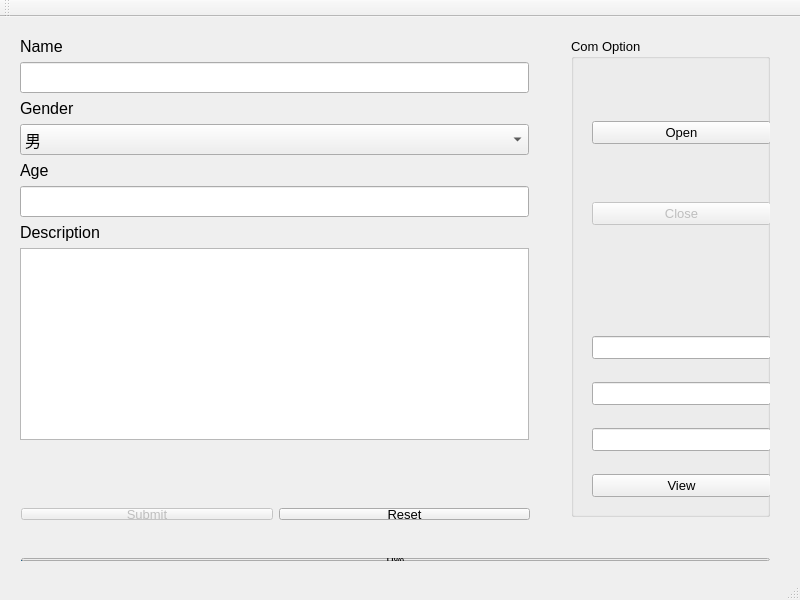
<?xml version="1.0" encoding="UTF-8"?>
<ui version="4.0">
 <class>MainWindow</class>
 <widget class="QMainWindow" name="MainWindow">
  <property name="geometry">
   <rect>
    <x>0</x>
    <y>0</y>
    <width>800</width>
    <height>600</height>
   </rect>
  </property>
  <property name="windowTitle">
   <string>Pulsation Collecting Panel - UESTC</string>
  </property>
  <widget class="QWidget" name="centralWidget">
   <widget class="QWidget" name="gridLayoutWidget_2">
    <property name="geometry">
     <rect>
      <x>560</x>
      <y>10</y>
      <width>221</width>
      <height>501</height>
     </rect>
    </property>
    <layout class="QGridLayout" name="gridLayout_3">
     <item row="0" column="0">
      <widget class="QGroupBox" name="groupBox">
       <property name="font">
        <font>
         <family>Arial</family>
         <pointsize>10</pointsize>
        </font>
       </property>
       <property name="title">
        <string>Com Option</string>
       </property>
       <widget class="QWidget" name="gridLayoutWidget_3">
        <property name="geometry">
         <rect>
          <x>10</x>
          <y>20</y>
          <width>201</width>
          <height>231</height>
         </rect>
        </property>
        <layout class="QGridLayout" name="gridLayout_5">
         <item row="1" column="0">
          <widget class="QPushButton" name="closeBtn">
           <property name="enabled">
            <bool>false</bool>
           </property>
           <property name="font">
            <font>
             <family>Arial</family>
             <pointsize>10</pointsize>
            </font>
           </property>
           <property name="text">
            <string>Close</string>
           </property>
          </widget>
         </item>
         <item row="0" column="0">
          <widget class="QPushButton" name="openBtn">
           <property name="font">
            <font>
             <family>Arial</family>
             <pointsize>10</pointsize>
            </font>
           </property>
           <property name="text">
            <string>Open</string>
           </property>
          </widget>
         </item>
        </layout>
       </widget>
       <widget class="QWidget" name="gridLayoutWidget_4">
        <property name="geometry">
         <rect>
          <x>10</x>
          <y>270</y>
          <width>201</width>
          <height>221</height>
         </rect>
        </property>
        <layout class="QGridLayout" name="gridLayout">
         <item row="1" column="0">
          <widget class="QLineEdit" name="pulsation2">
           <property name="readOnly">
            <bool>true</bool>
           </property>
          </widget>
         </item>
         <item row="2" column="0">
          <widget class="QLineEdit" name="pulsation3">
           <property name="readOnly">
            <bool>true</bool>
           </property>
          </widget>
         </item>
         <item row="0" column="0">
          <widget class="QLineEdit" name="pulsation1">
           <property name="readOnly">
            <bool>true</bool>
           </property>
          </widget>
         </item>
         <item row="3" column="0">
          <widget class="QPushButton" name="viewBtn">
           <property name="enabled">
            <bool>true</bool>
           </property>
           <property name="text">
            <string>View</string>
           </property>
          </widget>
         </item>
        </layout>
       </widget>
      </widget>
     </item>
    </layout>
   </widget>
   <widget class="QWidget" name="formLayoutWidget">
    <property name="geometry">
     <rect>
      <x>9</x>
      <y>9</y>
      <width>531</width>
      <height>461</height>
     </rect>
    </property>
    <layout class="QFormLayout" name="formLayout">
     <property name="rowWrapPolicy">
      <enum>QFormLayout::WrapAllRows</enum>
     </property>
     <item row="0" column="0">
      <widget class="QLabel" name="nameLabel">
       <property name="font">
        <font>
         <family>Arial</family>
         <pointsize>12</pointsize>
        </font>
       </property>
       <property name="text">
        <string>Name</string>
       </property>
      </widget>
     </item>
     <item row="0" column="1">
      <widget class="QLineEdit" name="nameLineEdit">
       <property name="font">
        <font>
         <family>宋体</family>
         <pointsize>12</pointsize>
        </font>
       </property>
      </widget>
     </item>
     <item row="1" column="0">
      <widget class="QLabel" name="genderLabel">
       <property name="font">
        <font>
         <family>Arial</family>
         <pointsize>12</pointsize>
        </font>
       </property>
       <property name="text">
        <string>Gender</string>
       </property>
      </widget>
     </item>
     <item row="1" column="1">
      <widget class="QComboBox" name="genderComboBox">
       <property name="font">
        <font>
         <family>宋体</family>
         <pointsize>12</pointsize>
        </font>
       </property>
       <item>
        <property name="text">
         <string>男</string>
        </property>
       </item>
       <item>
        <property name="text">
         <string>女</string>
        </property>
       </item>
      </widget>
     </item>
     <item row="2" column="0">
      <widget class="QLabel" name="ageLabel">
       <property name="font">
        <font>
         <family>Arial</family>
         <pointsize>12</pointsize>
        </font>
       </property>
       <property name="text">
        <string>Age</string>
       </property>
      </widget>
     </item>
     <item row="2" column="1">
      <widget class="QLineEdit" name="ageLineEdit">
       <property name="font">
        <font>
         <family>宋体</family>
         <pointsize>12</pointsize>
        </font>
       </property>
      </widget>
     </item>
     <item row="3" column="0">
      <widget class="QLabel" name="descriptionLabel">
       <property name="font">
        <font>
         <family>Arial</family>
         <pointsize>12</pointsize>
        </font>
       </property>
       <property name="text">
        <string>Description</string>
       </property>
      </widget>
     </item>
     <item row="3" column="1">
      <widget class="QTextEdit" name="DescTextEdit">
       <property name="sizePolicy">
        <sizepolicy hsizetype="Expanding" vsizetype="Expanding">
         <horstretch>0</horstretch>
         <verstretch>0</verstretch>
        </sizepolicy>
       </property>
       <property name="font">
        <font>
         <family>宋体</family>
         <pointsize>12</pointsize>
        </font>
       </property>
      </widget>
     </item>
    </layout>
   </widget>
   <widget class="QWidget" name="gridLayoutWidget">
    <property name="geometry">
     <rect>
      <x>10</x>
      <y>480</y>
      <width>531</width>
      <height>34</height>
     </rect>
    </property>
    <layout class="QGridLayout" name="gridLayout_4">
     <item row="0" column="0">
      <widget class="QPushButton" name="submitBtn">
       <property name="enabled">
        <bool>false</bool>
       </property>
       <property name="font">
        <font>
         <family>Arial</family>
         <pointsize>10</pointsize>
        </font>
       </property>
       <property name="text">
        <string>Submit</string>
       </property>
      </widget>
     </item>
     <item row="0" column="1">
      <widget class="QPushButton" name="resetBtn">
       <property name="enabled">
        <bool>true</bool>
       </property>
       <property name="font">
        <font>
         <family>Arial</family>
         <pointsize>10</pointsize>
        </font>
       </property>
       <property name="text">
        <string>Reset</string>
       </property>
      </widget>
     </item>
    </layout>
   </widget>
   <widget class="QWidget" name="gridLayoutWidget_5">
    <property name="geometry">
     <rect>
      <x>10</x>
      <y>530</y>
      <width>771</width>
      <height>25</height>
     </rect>
    </property>
    <layout class="QGridLayout" name="gridLayout_2">
     <item row="0" column="0">
      <widget class="QProgressBar" name="progressBar">
       <property name="value">
        <number>0</number>
       </property>
      </widget>
     </item>
    </layout>
   </widget>
  </widget>
  <widget class="QToolBar" name="mainToolBar">
   <attribute name="toolBarArea">
    <enum>TopToolBarArea</enum>
   </attribute>
   <attribute name="toolBarBreak">
    <bool>false</bool>
   </attribute>
  </widget>
  <widget class="QStatusBar" name="statusBar"/>
 </widget>
 <layoutdefault spacing="6" margin="11"/>
 <resources/>
 <connections/>
</ui>
